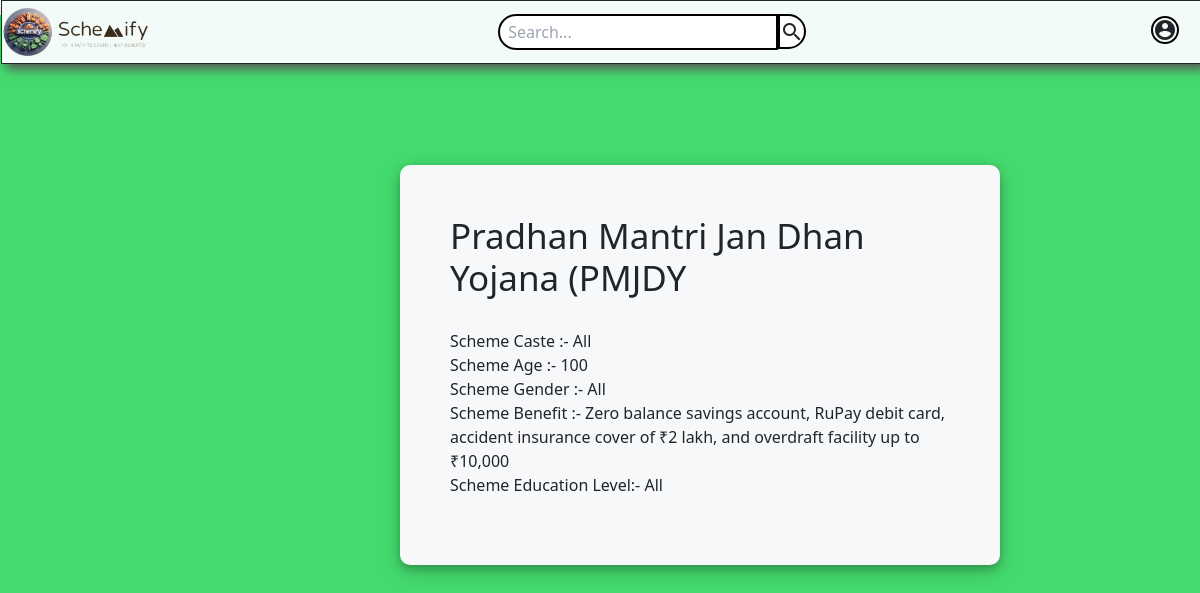
/schemeDetails/1, run on the app's committed database.
### myapp/models.py (models this page shows, shortened)
class SchemeData(models.Model):
      scheme_name = models.CharField(max_length = 100)
      scheme_caste = models.CharField(max_length = 100)
      scheme_annualIncome = models.IntegerField()
      scheme_gender = models.CharField(max_length=100, default='All')
      scheme_age = models.IntegerField(default=1)
      scheme_Minage = models.IntegerField(default=1)
      scheme_education_level = models.CharField(max_length = 100, default='NAN')
      scheme_benefits = models.TextField(default='NAN')
      class Meta:
        ordering = ['scheme_name']

### myapp/views.py (the view)
# urls.py: path('schemeDetails/<schemeID>',SchemeDetails , name='schemeDetails'),
def SchemeDetails(request, schemeID):
    scheme = SchemeData.objects.get(id = schemeID)
    data = {
        'schemeDetails' : scheme
    }
    return render(request, 'SchemeDetails.html', data)

### myapp/templates/schemeDetails.html (shortened to what this page needs)
<!DOCTYPE html>
<html lang="en">
<head>
    {% load static %}
    <link href="{% static 'details.css' %}" rel="stylesheet" />
    <script src="https://cdn.tailwindcss.com"></script>
    <link rel="stylesheet" href="https://cdnjs.cloudflare.com/ajax/libs/font-awesome/6.5.1/css/all.min.css">
      <link href="https://cdn.jsdelivr.net/npm/bootstrap@5.3.3/dist/css/bootstrap.min.css" rel="stylesheet">
</head>
<body>
        <div class="home-container">
          <div id="nav" class="home-header h-16 items-center">
            <div style="width: 150px;"><a href="/" class="size-full" ><img src="{% static 'Images/full logo.png' %}" class="rounded-full" alt=""></a></div>
            <span style="margin: 0 auto;" class="flex flex-shrink items-center searching">
                <input type="search" name="search" id="search" placeholder=" Search..." class="border-black border-solid border-2 rounded-l-full p-1 border-r-0" style=" width: 35vh;">
                <button type="button" name="search" class="material-icons bg-white rounded-r-full border-black border-l-0 border-2" style="height: 35.1px;">search</button>
            </span>
            <a href="/register" ><span class="material-icons mr-5 mb-0 mt-0 ml-0 border-black border-2 rounded-full">account_circle</span></a>
          </div>
        </div>
     <div class="mybody">
         <div class="mybox">
           <h1>{{schemeDetails.scheme_name}}</h1>
           <p style=" margin-top: 30px;">Scheme Caste :- {{schemeDetails.scheme_caste}}</p>
           <p >Scheme Age :- {{schemeDetails.scheme_age}}</p>
           <p >Scheme Gender :- {{schemeDetails.scheme_gender}}</p>
           <p >Scheme Benefit :- {{schemeDetails.scheme_benefits}}</p>
           <p >Scheme Education Level:- {{schemeDetails.scheme_education_level}}</p>
         </div>
      </div>
</body>
</html>

### myapp/static/details.css (style rules this page uses)
.home-header { gap: 5px; top: 0; width: 100%; display: flex; z-index: 100; position: fixed; flex-wrap: wrap; align-self: center; box-shadow: 5px 5px 10px 0px #575454; align-items: stretch; margin-left: 1px; border-color: var(--dl-color-gray-black); border-width: 1px; margin-right: 1px; padding-left: 1px; border-radius: var(--dl-radius-radius-radius4); margin-bottom: 2px; padding-right: 1px; animation-name: none; flex-direction: row; padding-bottom: 1px; animation-delay: 0s; justify-content:flex-start; background-color: #f2fbf7; animation-duration: 300ms; animation-direction: normal; animation-iteration-count: 1; animation-timing-function: ease; }
.mybody { position: fixed; margin-top: 15px; background-color: rgb(68, 218, 111); height: 100vh; }
.mybox { height:50%; width: 50%; border: 1px solid black; border-style: none; margin-left: 400px; margin-top: 150px; padding: 10px; box-shadow: 0 4px 8px 0 rgba(0, 0, 0, 0.2), 0 6px 20px 0 rgba(0, 0, 0, 0.19); border-radius: 10px; background-color: rgb(247, 248, 249); padding: 50px; }
.mybox h1 { font-size: 35px; font-weight: 400; }

### data on the page
SchemeData: scheme_name "Pradhan Mantri Jan Dhan Yojana (PMJDY", scheme_caste "All", scheme_age "100", scheme_gender "All", scheme_benefits "Zero balance savings account, RuPay debit card, accident insurance cover of ₹2 lakh, and overdraft facility up to ₹10,000", scheme_education_level "All"
